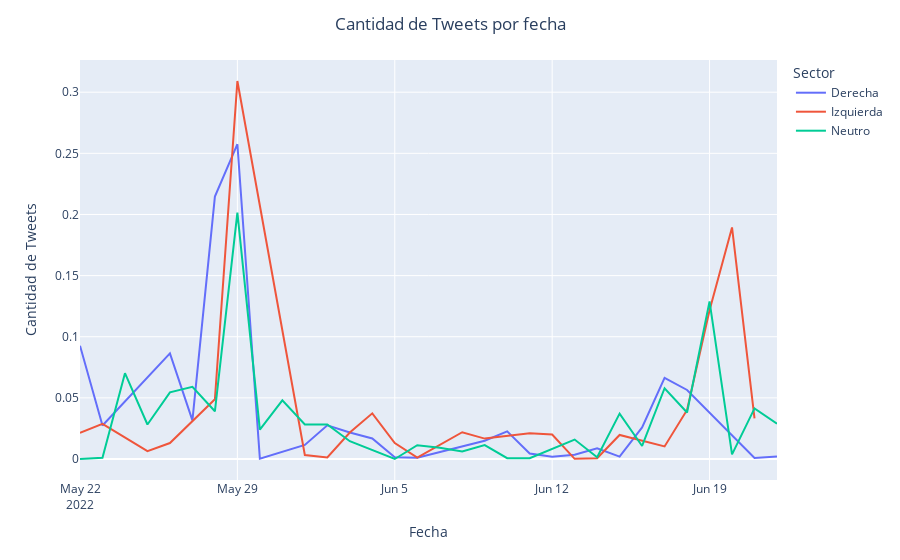

The code cell stored with this chart in its notebook:
### Code cell
fig = px.line(df_dates_sector_percent, x='tweet_date', y=['Alegria'],  color="Sector").update_layout(
    title={"text": "Cantidad de Tweets por fecha", "x": 0.5}, yaxis_title="Cantidad de Tweets", xaxis_title="Fecha")
fig.show()

### Figure 1 — Plotly figure (JSON) as saved in the notebook; plotly's stock layout.template omitted (floating-point values rounded to 4 significant figures)
{"data": [{"hovertemplate": "Sector=Derecha<br>variable=Alegria<br>tweet_date=%{x}<br>value=%{y}<extra></extra>", "legendgroup": "Derecha", "line": {"color": "#636efa", "dash": "solid"}, "marker": {"symbol": "circle"}, "mode": "lines", "name": "Derecha", "orientation": "v", "showlegend": true, "type": "scatter", "x": ["2022-05-22", "2022-05-23", "2022-05-26", "2022-05-27", "2022-05-28", "2022-05-29", "2022-05-30", "2022-06-01", "2022-06-02", "2022-06-03", "2022-06-04", "2022-06-05", "2022-06-06", "2022-06-09", "2022-06-10", "2022-06-11", "2022-06-12", "2022-06-13", "2022-06-14", "2022-06-15", "2022-06-16", "2022-06-17", "2022-06-18", "2022-06-21", "2022-06-22"], "xaxis": "x", "y": [0.09269, 0.02743, 0.08636, 0.03159, 0.2146, 0.2574, 0.0002716, 0.0115, 0.02752, 0.02173, 0.01684, 0.001358, 0.0009957, 0.01494, 0.02263, 0.004436, 0.00181, 0.00353, 0.008781, 0.001991, 0.0258, 0.06635, 0.05649, 0.0008147, 0.002082], "yaxis": "y"}, {"hovertemplate": "Sector=Izquierda<br>variable=Alegria<br>tweet_date=%{x}<br>value=%{y}<extra></extra>", "legendgroup": "Izquierda", "line": {"color": "#EF553B", "dash": "solid"}, "marker": {"symbol": "circle"}, "mode": "lines", "name": "Izquierda", "orientation": "v", "showlegend": true, "type": "scatter", "x": ["2022-05-22", "2022-05-23", "2022-05-25", "2022-05-26", "2022-05-28", "2022-05-29", "2022-06-01", "2022-06-02", "2022-06-03", "2022-06-04", "2022-06-05", "2022-06-06", "2022-06-08", "2022-06-09", "2022-06-11", "2022-06-12", "2022-06-13", "2022-06-14", "2022-06-15", "2022-06-17", "2022-06-18", "2022-06-19", "2022-06-20", "2022-06-21"], "xaxis": "x", "y": [0.02136, 0.02871, 0.006467, 0.01307, 0.04886, 0.3092, 0.003261, 0.001244, 0.02161, 0.03734, 0.01307, 0.001105, 0.02189, 0.01669, 0.021, 0.01995, 0.0001382, 0.0005804, 0.01965, 0.01031, 0.04013, 0.1217, 0.1894, 0.0333], "yaxis": "y"}, {"hovertemplate": "Sector=Neutro<br>variable=Alegria<br>tweet_date=%{x}<br>value=%{y}<extra></extra>", "legendgroup": "Neutro", "line": {"color": "#00cc96", "dash": "solid"}, "marker": {"symbol": "circle"}, "mode": "lines", "name": "Neutro", "orientation": "v", "showlegend": true, "type": "scatter", "x": ["2022-05-22", "2022-05-23", "2022-05-24", "2022-05-25", "2022-05-26", "2022-05-27", "2022-05-28", "2022-05-29", "2022-05-30", "2022-05-31", "2022-06-01", "2022-06-02", "2022-06-03", "2022-06-05", "2022-06-06", "2022-06-07", "2022-06-08", "2022-06-09", "2022-06-10", "2022-06-11", "2022-06-13", "2022-06-14", "2022-06-15", "2022-06-16", "2022-06-17", "2022-06-18", "2022-06-19", "2022-06-20", "2022-06-21", "2022-06-22"], "xaxis": "x", "y": [6.688e-05, 0.001037, 0.07023, 0.02822, 0.05451, 0.05909, 0.03903, 0.2015, 0.02401, 0.04792, 0.02822, 0.02816, 0.01455, 0, 0.0113, 0.00923, 0.00612, 0.01144, 0.0006688, 0.0007023, 0.01588, 0.001438, 0.03715, 0.01067, 0.05785, 0.03802, 0.1289, 0.003745, 0.0414, 0.02893], "yaxis": "y"}], "layout": {"legend": {"title": {"text": "Sector"}, "tracegroupgap": 0}, "margin": {"t": 60}, "title": {"text": "Cantidad de Tweets por fecha", "x": 0.5}, "xaxis": {"anchor": "y", "domain": [0, 1], "title": {"text": "Fecha"}}, "yaxis": {"anchor": "x", "domain": [0, 1], "title": {"text": "Cantidad de Tweets"}}}}
